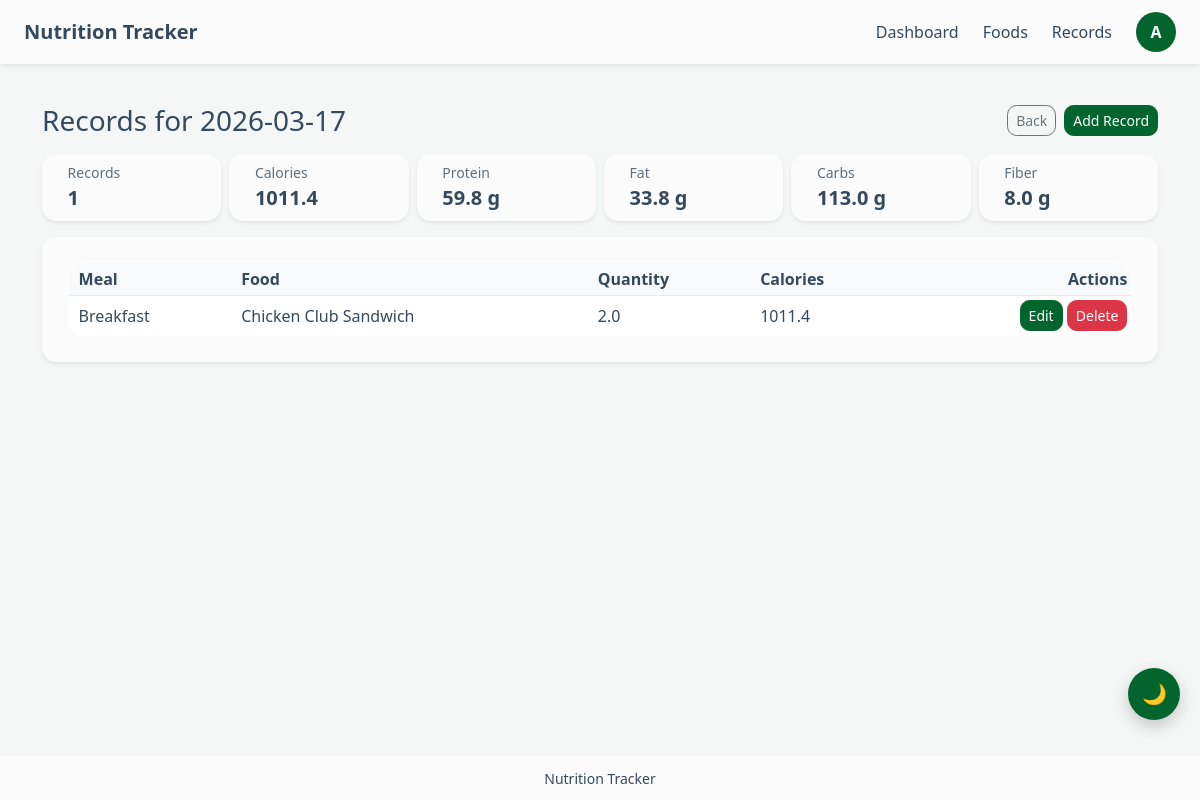
/records/2026-03-17/ (signed in), run on an earlier commit of the app's database.
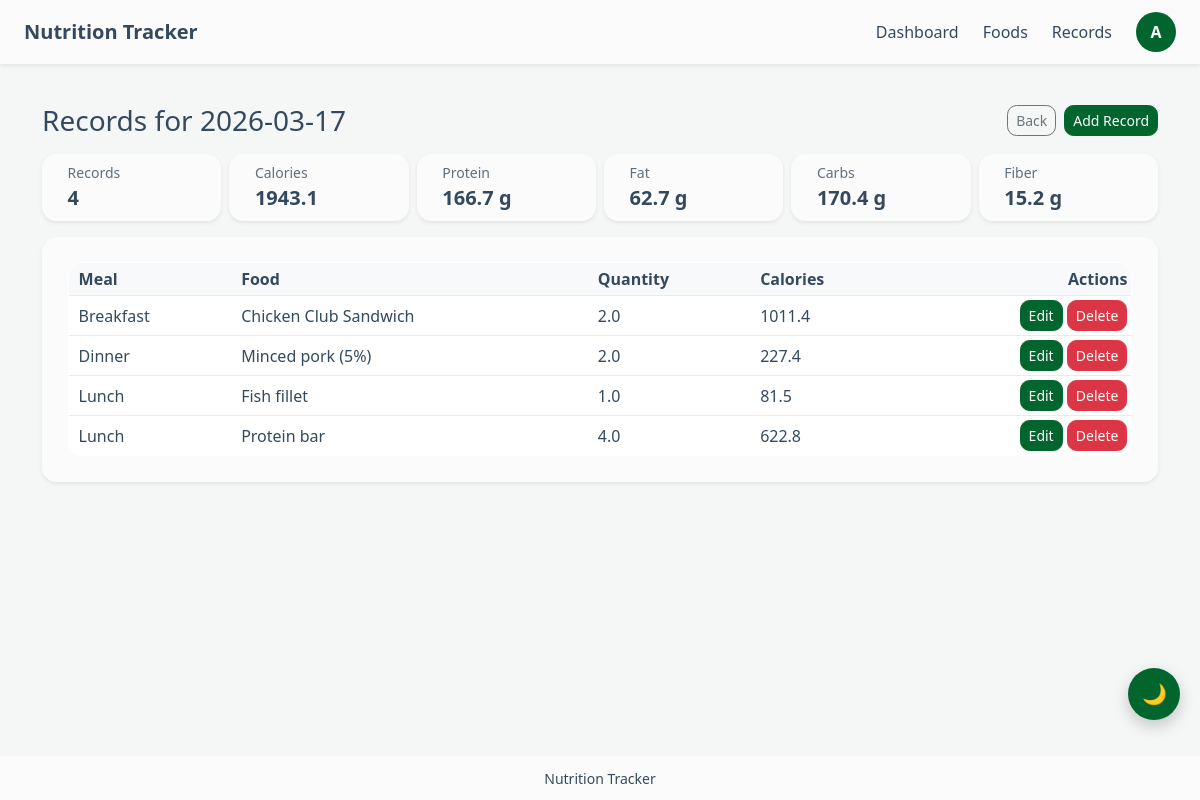
And on a later commit of the database.
### tracker/models.py (models this page shows, shortened)
class MealRecord(models.Model):
    MEAL_CHOICES = [
        ('breakfast', 'Breakfast'),
        ('lunch', 'Lunch'),
        ('dinner', 'Dinner'),
        ('snack', 'Snack'),
    ]
    user = models.ForeignKey(
        settings.AUTH_USER_MODEL,
        on_delete=models.CASCADE,
        related_name='meal_records'
    )
    meal_type = models.CharField(max_length=20, choices=MEAL_CHOICES, default='breakfast')
    quantity = models.FloatField(help_text='Multiplier based on the food unit, e.g. 1 serving or 1 x 100g')
    record_date = models.DateField()
    notes = models.CharField(max_length=255, blank=True)
    created_at = models.DateTimeField(auto_now_add=True)
    food_name = models.CharField(max_length=255)
    food_unit = models.CharField(max_length=50)
    food_calories = models.FloatField()
    food_protein = models.FloatField()
    food_fat = models.FloatField()
    food_carbohydrates = models.FloatField()
    food_fiber = models.FloatField()
    class Meta:
        ordering = ['-record_date', 'meal_type', '-created_at']
    @property
    def total_calories(self):
        return round(self.food_calories * self.quantity, 2)

### tracker/views.py (the view)
# urls.py: path('records/<str:record_date>/', views.record_day_detail, name='record_day_detail'),
@login_required
def record_day_detail(request, record_date):
    records = (
        MealRecord.objects
        .filter(user=request.user, record_date=record_date)
        .order_by('meal_type', 'id')
    )
    day_totals = records.aggregate(
        calories=Sum(F('food_calories') * F('quantity')),
        protein=Sum(F('food_protein') * F('quantity')),
        fat=Sum(F('food_fat') * F('quantity')),
        carbohydrates=Sum(F('food_carbohydrates') * F('quantity')),
        fiber=Sum(F('food_fiber') * F('quantity')),
        count=Count('id'),
    )
    context = {
        'record_date': record_date,
        'records': records,
        'totals': {
            'calories': round(day_totals['calories'] or 0, 2),
            'protein': round(day_totals['protein'] or 0, 2),
            'fat': round(day_totals['fat'] or 0, 2),
            'carbohydrates': round(day_totals['carbohydrates'] or 0, 2),
            'fiber': round(day_totals['fiber'] or 0, 2),
            'count': day_totals['count'] or 0,
        }
    }
    return render(request, 'tracker/record_day_detail.html', context)

### tracker/templates/tracker/record_day_detail.html (shortened to what the changed rows need)
{% extends 'tracker/base.html' %}
{% block content %}
<div class="d-flex flex-column gap-3">
    <section class="d-flex flex-column flex-md-row justify-content-between align-items-md-center gap-2">
        <div>
            <h1 class="h3 mb-0">Records for {{ record_date }}</h1>
        </div>
    </section>
    <section>
        <div class="row g-2">
            <div class="col-6 col-md-4 col-xl-2">
                <div class="card shadow-sm border-0">
                    <div class="card-body py-2">
                        <div class="text-muted small">Records</div>
                        <div class="fs-5 fw-semibold">{{ totals.count }}</div>
                    </div>
                </div>
            </div>
            <div class="col-6 col-md-4 col-xl-2">
                <div class="card shadow-sm border-0">
                    <div class="card-body py-2">
                        <div class="text-muted small">Calories</div>
                        <div class="fs-5 fw-semibold">{{ totals.calories }}</div>
                    </div>
                </div>
            </div>
            <div class="col-6 col-md-4 col-xl-2">
                <div class="card shadow-sm border-0">
                    <div class="card-body py-2">
                        <div class="text-muted small">Protein</div>
                        <div class="fs-5 fw-semibold">{{ totals.protein }} g</div>
                    </div>
                </div>
            </div>
            <div class="col-6 col-md-4 col-xl-2">
                <div class="card shadow-sm border-0">
                    <div class="card-body py-2">
                        <div class="text-muted small">Fat</div>
                        <div class="fs-5 fw-semibold">{{ totals.fat }} g</div>
                    </div>
                </div>
            </div>
            <div class="col-6 col-md-4 col-xl-2">
                <div class="card shadow-sm border-0">
                    <div class="card-body py-2">
                        <div class="text-muted small">Carbs</div>
                        <div class="fs-5 fw-semibold">{{ totals.carbohydrates }} g</div>
                    </div>
                </div>
            </div>
            <div class="col-6 col-md-4 col-xl-2">
                <div class="card shadow-sm border-0">
                    <div class="card-body py-2">
                        <div class="text-muted small">Fiber</div>
                        <div class="fs-5 fw-semibold">{{ totals.fiber }} g</div>
                    </div>
                </div>
            </div>
        </div>
    </section>
    <section>
        <div class="card shadow-sm border-0">
            <div class="card-body">
                {% if records %}
                <div class="table-responsive">
                    <table class="table table-sm table-hover align-middle mb-0">
                        <thead>
                            <tr>
                                <th>Meal</th>
                                <th>Food</th>
                                <th>Quantity</th>
                                <th>Calories</th>
                                <th class="text-end">Actions</th>
                            </tr>
                        </thead>
                        <tbody>
                            {% for record in records %}
                            <tr>
                                <td>{{ record.get_meal_type_display }}</td>
                                <td>{{ record.food_name }}</td>
                                <td>{{ record.quantity }}</td>
                                <td>{{ record.total_calories }}</td>
                                <td class="text-end">
                                    <button class="btn btn-primary btn-sm" type="button"
                                            onclick="openModal('{% url 'record_edit' record.pk %}')">Edit</button>
                                    <button class="btn btn-danger btn-sm" type="button"
                                            onclick="openModal('{% url 'record_delete' record.pk %}')">Delete</button>
                                </td>
                            </tr>
                            {% endfor %}
                        </tbody>
                    </table>
                </div>
                {% else %}
                    <p class="text-muted mb-0">No records for this date.</p>
                {% endif %}
            </div>
        </div>
    </section>
</div>
{% endblock %}

What changed in the data, as far as the page shows it:
added MealRecord: meal_type "Dinner", food_name "Minced pork (5%)", quantity "2.0", total_calories "227.4"
added MealRecord: meal_type "Lunch", food_name "Fish fillet", quantity "1.0", total_calories "81.5"
added MealRecord: meal_type "Lunch", food_name "Protein bar", quantity "4.0", total_calories "622.8"
Also different on the page:
{{ totals.count }}: "1" → "4"
{{ totals.calories }}: "1011.4" → "1943.1"
{{ totals.protein }}: "59.8" → "166.7"
{{ totals.fat }}: "33.8" → "62.7"
{{ totals.carbohydrates }}: "113.0" → "170.4"
{{ totals.fiber }}: "8.0" → "15.2"
